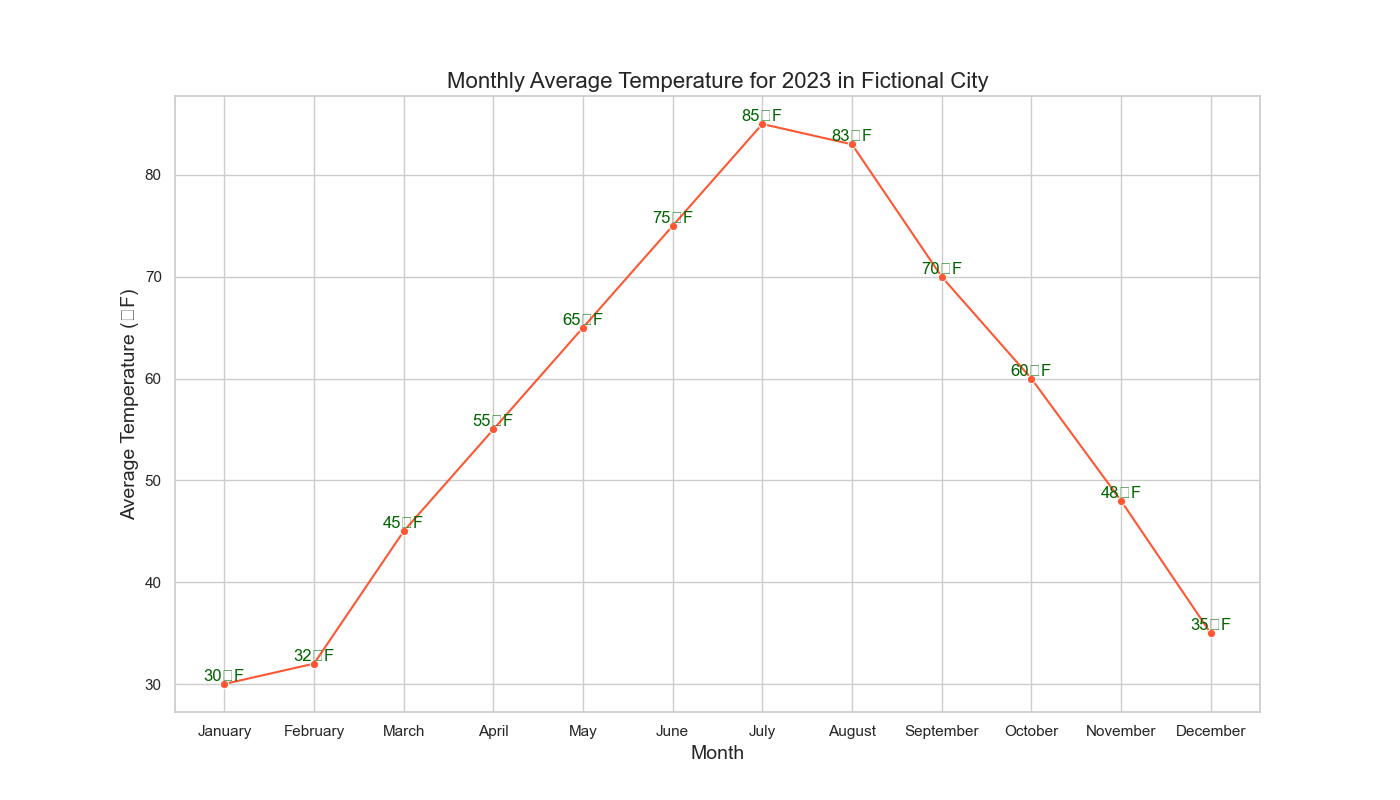

Python code for this plot:

import pandas as pd
import seaborn as sns
import matplotlib.pyplot as plt

# Creating the dataset
data = {
    'Month': ['January', 'February', 'March', 'April', 'May', 'June', 'July', 'August', 'September', 'October', 'November', 'December'],
    'Average_Temperature': [30, 32, 45, 55, 65, 75, 85, 83, 70, 60, 48, 35]
}

# Convert the data into a DataFrame
df = pd.DataFrame(data)

# Initialize the matplotlib figure
plt.figure(figsize=(14, 8))

# Plotting the line chart with a Seaborn palette
line_chart = sns.lineplot(x='Month', y='Average_Temperature', data=df, 
                          color='#FF5733', marker='o')

# Annotate each point with its value
for x, y in zip(df['Month'], df['Average_Temperature']):
    plt.text(x=x, y=y, s=f"{y}°F", color='darkgreen', va='bottom', ha='center')

# Set the title of the graph
plt.title('Monthly Average Temperature for 2023 in Fictional City', fontsize=16)

# Adjust the labels and the legend
plt.xlabel('Month', fontsize=14)
plt.ylabel('Average Temperature (°F)', fontsize=14)

# Show the final result
plt.show()
